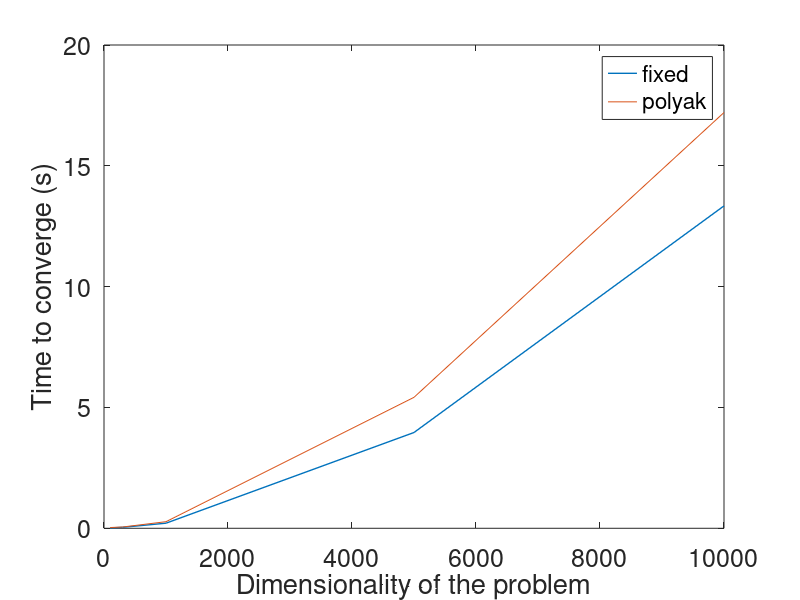

MATLAB code for this plot: (Note: this script raises an error after producing the figure.)
dimensionalities = [100, 300, 1000, 5000 10000];

% vector of timing for fixed step size
fixed_timing_100 = [1.084006e-02, 1.222169e-02, 1.385670e-02, 1.623224e-02, 1.498239e-02, 2.454957e-02];
fixed_timing = [mean(fixed_timing_100), 3.930736e-02, 2.105392e-01, 3.963731e+00, 1.334200e+01];

% vector of timing for polyak step size
polyak_timing_100 = [1.049083e-02, 2.188802e-02, 2.545656e-02, 2.026503e-02, 2.878615e-02, 7.883645e-02];
polyak_timing = [mean(polyak_timing_100), 5.253568e-02, 2.729058e-01, 5.419650e+00, 1.720615e+01];

figure('DefaultAxesFontSize',18);
plot(dimensionalities, fixed_timing, 'LineWidth',1);
hold on
plot(dimensionalities, polyak_timing);
xlabel('Dimensionality of the problem', 'LineWidth',1);
ylabel('Time to converge (s)');
lgd = legend('fixed', 'polyak');
lgd.FontSize = 15;
